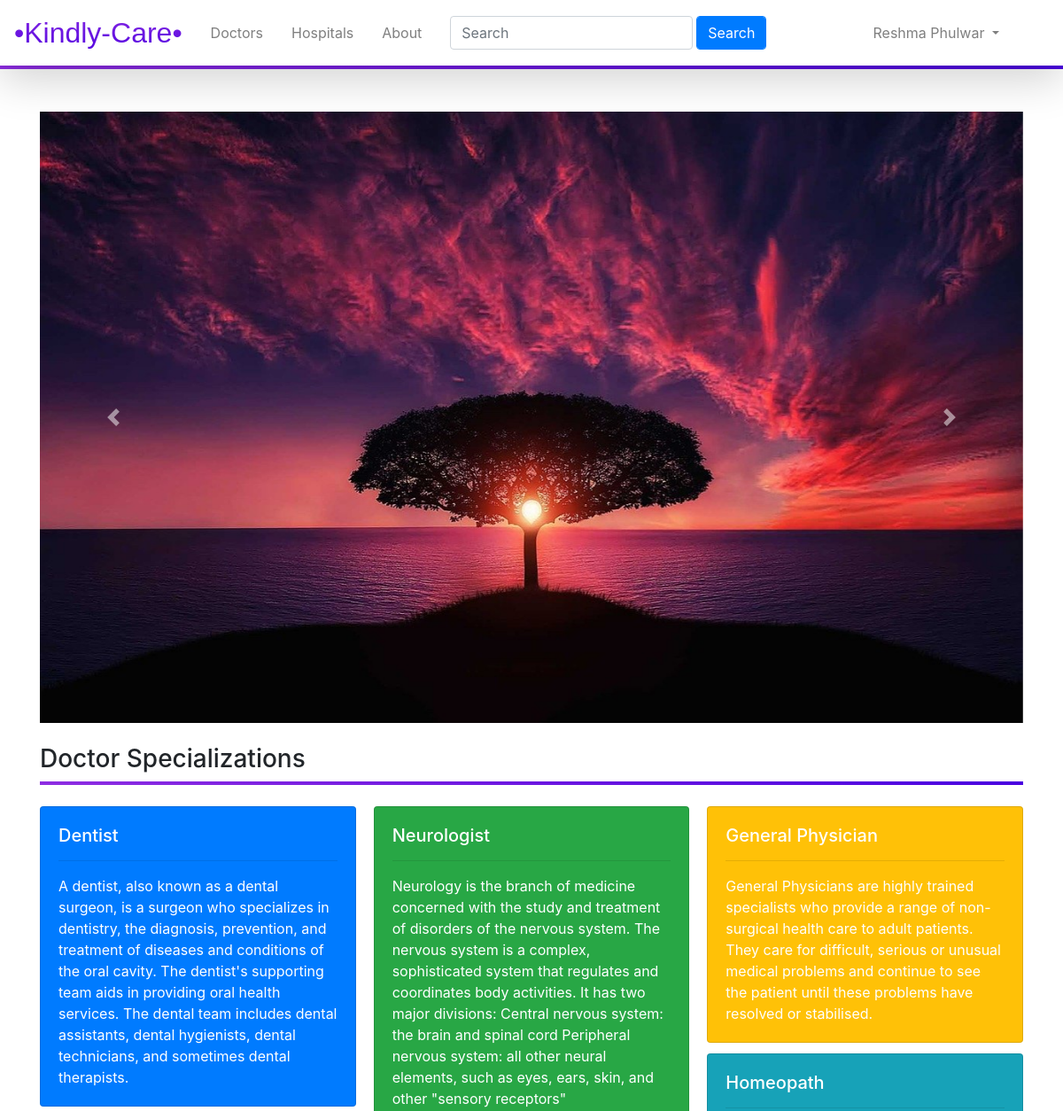
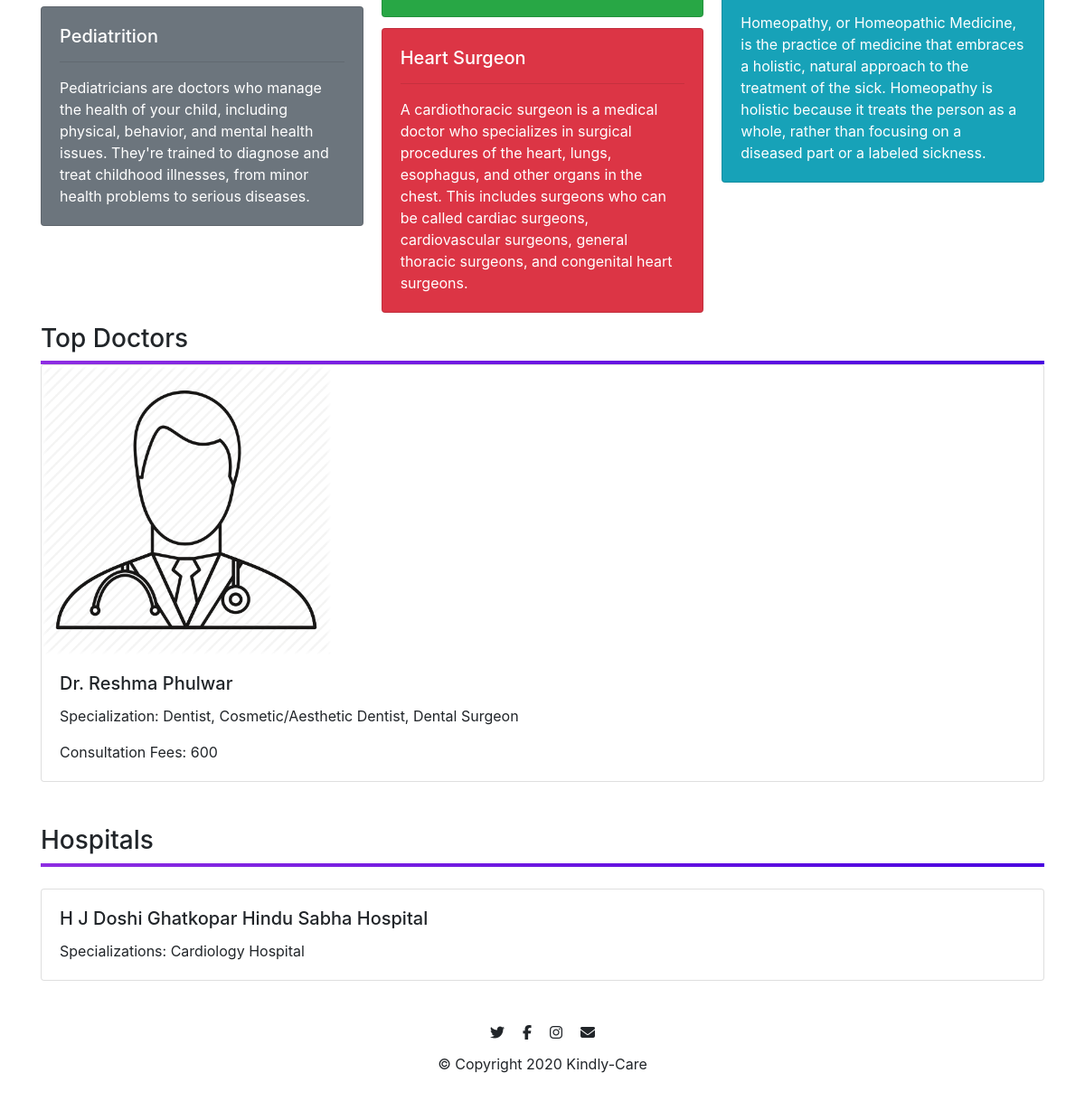
/ (signed in), run on the app's committed database (2 pictures, top to bottom).
### kindlycare/models.py (models this page shows, shortened)
class Doctors(db.Model, UserMixin):
    __tablename__ = 'doctors'
    id = db.Column(db.Integer,primary_key = True)
    name = db.Column(db.String(20),nullable = False)
    password = db.Column(db.String(20))
    email = db.Column(db.String(64),unique = True,index = True)
    qualification = db.Column(db.String(50),nullable = False)
    specialization = db.Column(db.String(140))
    consultation_fees = db.Column(db.Integer, nullable = False)
    profile_image = db.Column(db.String(64),default = 'default_image.jpg')
    experience = db.Column(db.Text,nullable = False)
    contact_number = db.Column(db.String(10),nullable = False)
    description = db.Column(db.Text,nullable = False)
    address_line_1 = db.Column(db.Text,nullable = False,default='India')
    address_line_2 = db.Column(db.Text,nullable = False,default='India')
    address_line_3 = db.Column(db.Text,nullable = False,default='India')
    reviews = db.relationship('Reviews',backref='doctor')
    slots = db.relationship('Slots',backref='doctor')
    appointments = db.relationship('Appointments',backref='doctor')
    hospitals_name = db.relationship('Hospitals',secondary=relate, backref = db.backref('doctor', lazy = True))

class Hospitals(db.Model):
    __tablename__ = 'hospital'
    id = db.Column(db.Integer,primary_key=True)
    name = db.Column(db.String(100),nullable=False)
    speciality = db.Column(db.String(50),nullable=False)
    description = db.Column(db.Text,nullable=False)
    contact_no = db. Column(db.Integer,nullable=False)
    address = db.Column(db.Text,nullable=False)
    start_time = db.Column(db.Time,nullable=False)
    end_time = db.Column(db.Time,nullable=False)
    days = db.Column(db.PickleType,nullable=False)
    doctors_name = db.relationship('Doctors',secondary=relate, backref = db.backref('hospital', lazy = True))
    feedbacks = db.relationship('Feedback',backref='hospital')

### kindlycare/core/views.py (the view)
@core.route('/', methods=['GET', 'POST'])
def home():
    if request.method == 'POST':
        opt = request.form.get('options')
        return redirect(url_for('core.filter', opt=opt))
    current_date = str(datetime.now().time())
    print(current_date)
    docs = []
    hosps = []
    hosps = Hospitals.query.limit(6).all()
    den_flag = 0
    ped_flag = 0
    gen_phy_flag = 0
    heart_flag = 0
    homeo_flag = 0
    neuro_flag = 0
    for doc in Doctors.query.all():
        if 'dentist' in doc.specialization.lower() and den_flag == 0:
            docs.append(doc)
            den_flag = 1
        if 'pediatrition' in doc.specialization.lower() and ped_flag == 0:
            docs.append(doc)
            ped_flag = 1
        if 'general physician' in doc.specialization.lower() and gen_phy_flag == 0:
            docs.append(doc)
            ped_flag = 1
        if 'homeopath' in doc.specialization.lower() and homeo_flag == 0:
            docs.append(doc)
            ped_flag = 1
        if 'neurologist' in doc.specialization.lower() and neuro_flag == 0:
            docs.append(doc)
            ped_flag = 1
        if 'heart' in doc.specialization.lower() and heart_flag == 0:
            docs.append(doc)
            ped_flag = 1
    return render_template('index.html', docs=docs, hosps=hosps)

### kindlycare/models.py (called while the page is built)
@login_manager.user_loader
def load_user(doctor_id):
    return Doctors.query.get(doctor_id)

### kindlycare/templates/index.html (shortened to what this page needs)
{% extends 'base.html' %}
{% block content %}
<div>
    <br>
    <br>
    <div id="carouselExampleControls" class="carousel slide" data-ride="carousel">
        <div class="carousel-inner">
            <div class="carousel-item active">
                <img src="{{url_for('static',filename='tree.jpeg')}}" class="d-block w-100" alt="tree">
            </div>
        </div>
        <a class="carousel-control-prev" href="#carouselExampleControls" role="button" data-slide="prev">
            <span class="carousel-control-prev-icon" aria-hidden="true"></span>
        </a>
        <a class="carousel-control-next" href="#carouselExampleControls" role="button" data-slide="next">
            <span class="carousel-control-next-icon" aria-hidden="true"></span>
        </a>
    </div><br>
    <h3>Doctor Specializations</h3>
    <div style="background-image: linear-gradient(to right,#8E2DE2,#4A00E0);width: 100%;height: 4px;"></div><br>
    <div class="card-columns">
        <div class="card text-white bg-primary">
            <div class="card-body">
                <h5 class="card-title">Dentist</h5>
                <hr>
                <p class="card-text">A dentist, also known as a dental surgeon, is a surgeon who specializes in
                    dentistry, the diagnosis, prevention, and treatment of diseases and conditions of the oral cavity.
                    The dentist's supporting team aids in providing oral health services. The dental team includes
                    dental assistants, dental hygienists, dental technicians, and sometimes dental therapists.</p>
            </div>
        </div>
        <div class="card text-white bg-secondary">
            <div class="card-body">
                <h5 class="card-title">Pediatrition</h5>
                <hr>
                <p class="card-text">Pediatricians are doctors who manage the health of your child, including physical,
                    behavior, and mental health issues. They're trained to diagnose and treat childhood illnesses, from
                    minor health problems to serious diseases.</p>
            </div>
        </div>
        <div class="card text-white bg-success">
            <div class="card-body">
                <h5 class="card-title">Neurologist</h5>
                <hr>
                <p class="card-text">Neurology is the branch of medicine concerned with the study and treatment of
                    disorders of the nervous system. The nervous system is a complex, sophisticated system that
                    regulates and coordinates body activities. It has two major divisions:
                    Central nervous system: the brain and spinal cord
                    Peripheral nervous system: all other neural elements, such as eyes, ears, skin, and other "sensory
                    receptors"</p>
            </div>
        </div>
        <div class="card text-white bg-danger">
            <div class="card-body">
                <h5 class="card-title">Heart Surgeon</h5>
                <hr>
                <p class="card-text">A cardiothoracic surgeon is a medical doctor who specializes in surgical procedures
                    of the heart, lungs, esophagus, and other organs in the chest. This includes surgeons who can be
                    called cardiac surgeons, cardiovascular surgeons, general thoracic surgeons, and congenital heart
                    surgeons.</p>
            </div>
        </div>
        <div class="card text-white bg-warning">
            <div class="card-body">
                <h5 class="card-title">General Physician</h5>
                <hr>
                <p class="card-text">General Physicians are highly trained specialists who provide a range of
                    non-surgical health care to adult patients. They care for difficult, serious or unusual medical
                    problems and continue to see the patient until these problems have resolved or stabilised.</p>
            </div>
        </div>
        <div class="card text-white bg-info">
            <div class="card-body">
                <h5 class="card-title">Homeopath</h5>
                <hr>
                <p class="card-text">Homeopathy, or Homeopathic Medicine, is the practice of medicine that embraces a
                    holistic, natural approach to the treatment of the sick. Homeopathy is holistic because it treats
                    the person as a whole, rather than focusing on a diseased part or a labeled sickness.</p>
            </div>
        </div>
    </div>
    <h3>Top Doctors</h3>
    <div style="background-image: linear-gradient(to right,#8E2DE2,#4A00E0);width: 100%;height: 4px;"></div>
    {% if docs %}
    <div class="card-group">
        {%for doc in docs%}
        <div class="card" style="width: 20rem;">
            <img class="card-img-top" src="{{url_for('static',filename='profile_pics/'+doc.profile_image)}}"
                style="width:20rem;" alt="Card image cap">
            <div class="card-body">
                <h5 class="card-title">Dr. {{doc.name}}</h5>
                <p class="card-text">Specialization: {{doc.specialization}}</p>
                <p class="card-text">Consultation Fees: {{doc.consultation_fees}}</p>
            </div>
        </div>
        {%endfor%}
    </div>
    {% endif %}
    <br>
    <br>
    <h3>Hospitals</h3>
    <div style="background-image: linear-gradient(to right,#8E2DE2,#4A00E0);width: 100%;height: 4px;"></div>
    <br>
    <div class="card-group">
        {%for h in hosps%}
        <div class="card">
            <div class="card-body">
                <h5 class="card-title">{{h.name}}</h5>
                <p class="card-text">Specializations: {{h.speciality}}</p>
            </div>
        </div>
        {%endfor%}
    </div>
</div>
<footer id="footer" style="text-align: center; background-color: #fff; padding: 3% 15%;">
    <i class="fab fa-twitter footer-icon" style="padding: 2% 1%;"></i>
    <i class="fab fa-facebook-f footer-icon" style="padding: 2% 1%;"></i>
    <i class="fab fa-instagram footer-icon" style="padding: 2% 1%;"></i>
    <i class="fas fa-envelope footer-icon" style="padding: 2% 1%;"></i>
    <p>© Copyright 2020 Kindly-Care</p>
</footer>
{% endblock %}

### kindlycare/templates/base.html (shortened to what this page needs)
<!DOCTYPE html>
<html lang="en">
<head>
    <link rel="stylesheet" href="home.css">
    <link rel="stylesheet" href="https://stackpath.bootstrapcdn.com/bootstrap/4.4.1/css/bootstrap.min.css"
>
    <link rel="stylesheet" type="text/css"
        href="https://cdnjs.cloudflare.com/ajax/libs/font-awesome/5.11.2/css/all.css">
</head>
<body>
    <nav class="shadow-lg navbar navbar-expand-lg navbar-light">
        <ul class="navbar-nav">
            <a class="navbar-brand" href="{{url_for('core.home')}}" style="font-family: 'Gill Sans', 'Gill Sans MT', Calibri, 'Trebuchet MS', sans-serif;background: -webkit-linear-gradient(#8E2DE2,#4A00E0); -webkit-background-clip: text;
                -webkit-text-fill-color: transparent;font-size: 2rem;">•Kindly-Care•</a>
        </ul>
        <ul class="navbar-nav">
            <li class="nav-item"><a href="{{url_for('core.docs')}}" class="nav-link ml-2 mr-2">Doctors</a></li>
            <li class="nav-item"><a href="{{url_for('core.hosps')}}" class="nav-link ml-2 mr-2">Hospitals</a></li>
            <li class="nav-item"><a href="about" class="nav-link ml-2 mr-4">About</a></li>
            <form class="form-inline" method='GET' action="search">
                <input type="text" class="form-control ml-auto" name="query" placeholder="Search">
                <input type="submit" class="btn btn-primary form-control ml-1 mr-1" value="Search">
            </form>
        </ul>
        <ul class="navbar-nav ml-auto mr-5">
            {%if current_user.is_authenticated%}
            <li class="nav-item dropdown">
                <a class="nav-link dropdown-toggle" href="#" id="navbarDropdown" role="button" data-toggle="dropdown"
                    aria-haspopup="true" aria-expanded="false">
                    {{current_user.name}}
                </a>
            </li>
            {%else%}
            <li class="nav-item"><a class="btn btn-sm btn-outline-primary" href="{{url_for('doctors.register')}}"> Login
                    /
                    Signup </a></li>
            {%endif%}
        </ul>
    </nav>
    <div style="background-image: linear-gradient(to right,#8E2DE2,#4A00E0);width: 100%;height: 4px;"></div>
    <div class="container">
        {% block content %}
        {% endblock %}
    </div>
</body>
</html>

### kindlycare/templates/base.html (style rules this page uses)
html { scroll-behavior: smooth; }

### data on the page
Doctors: name "Reshma Phulwar", profile_image (placeholder picture), specialization "Dentist, Cosmetic/Aesthetic Dentist, Dental Surgeon", consultation_fees "600"
Hospitals: name "H J Doshi Ghatkopar Hindu Sabha Hospital", speciality "Cardiology Hospital"
